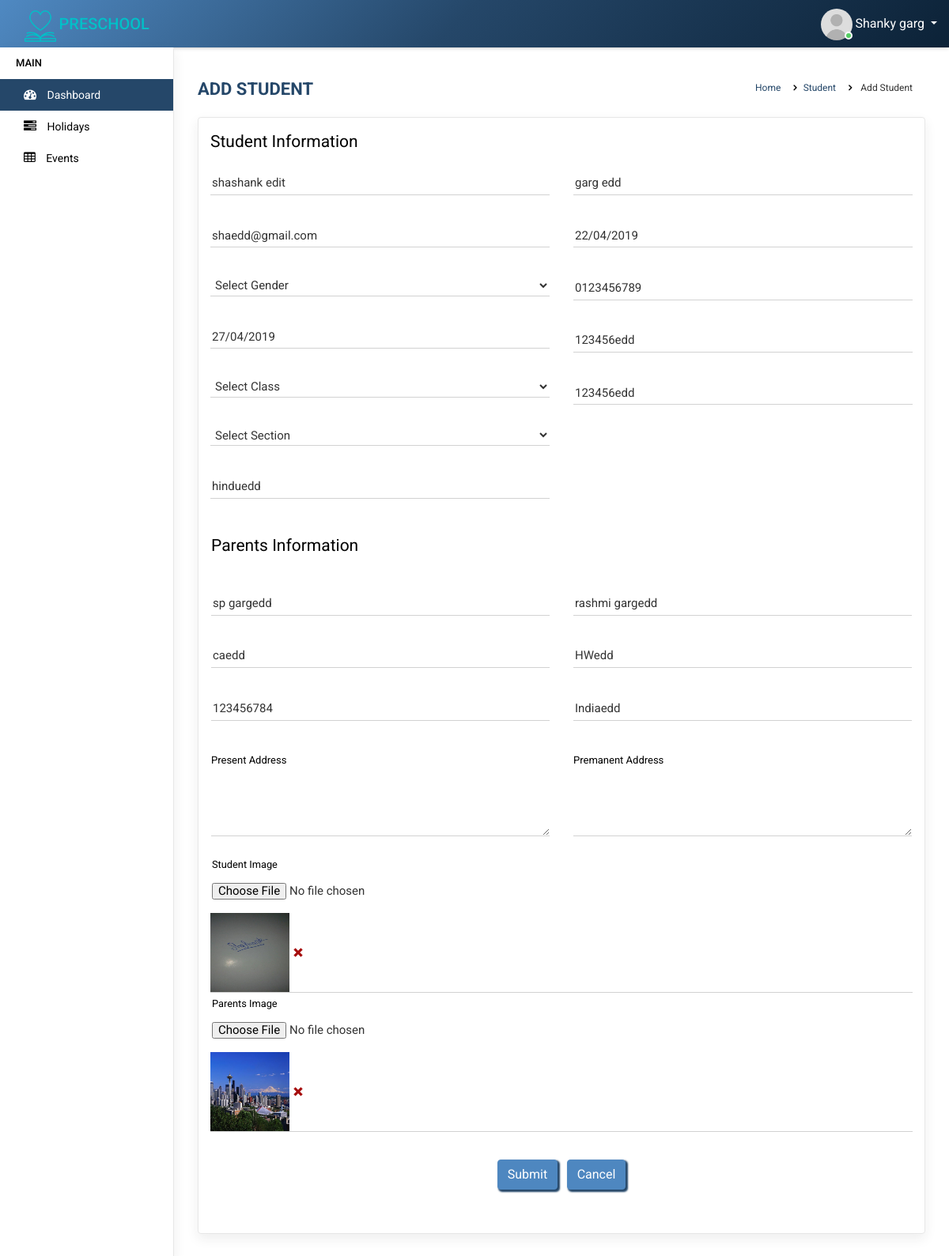
The page /add-student.php?studentId=1 (signed in) on the database as committed earlier.
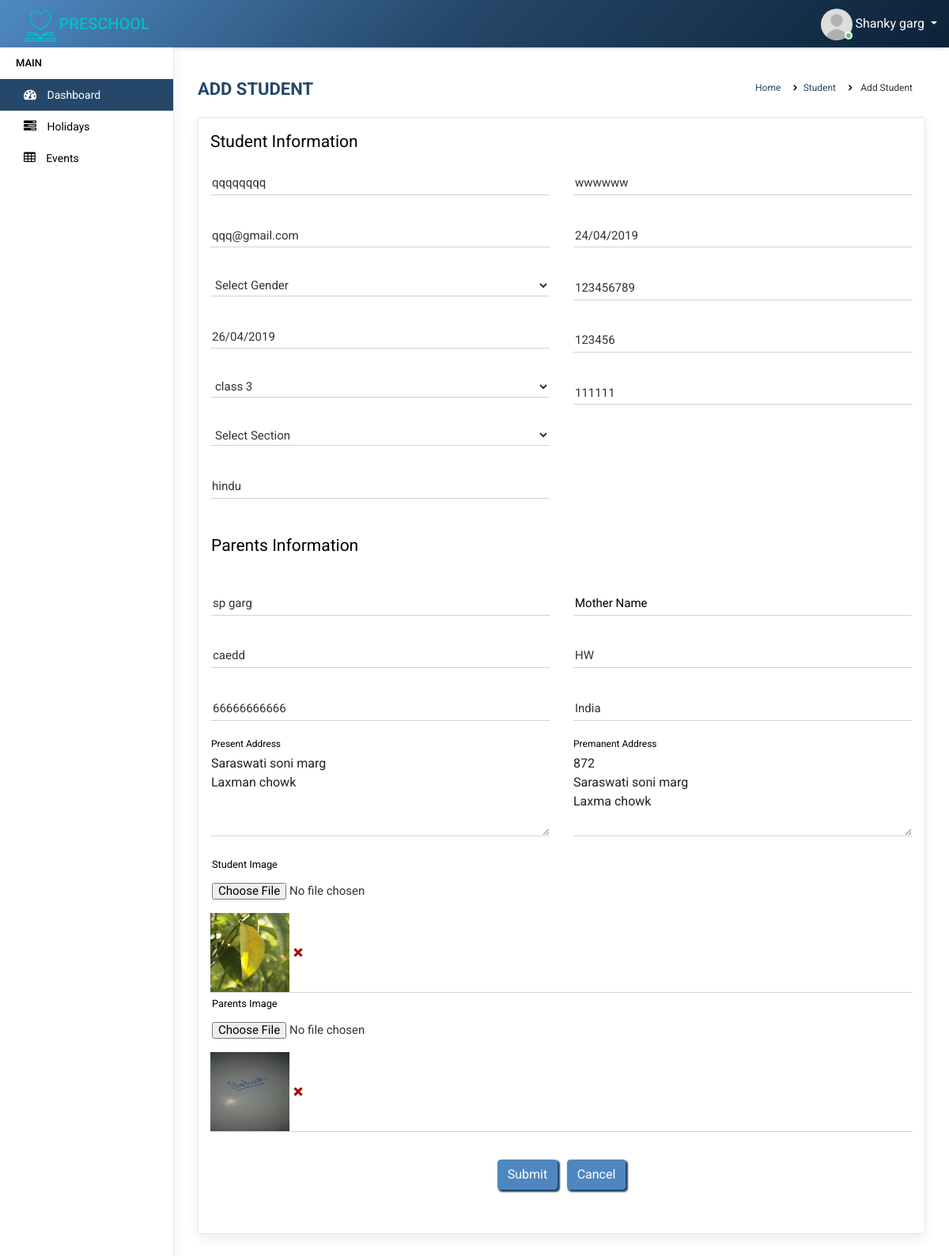
The same page on the database as committed later.
### tables this page shows
CREATE TABLE `students` (
  `id` int(11) NOT NULL AUTO_INCREMENT,
  `first_name` varchar(255) DEFAULT NULL,
  `last_name` varchar(200) DEFAULT NULL,
  `email_address` varchar(255) DEFAULT NULL,
  `gender` varchar(100) DEFAULT NULL,
  `dob` varchar(150) DEFAULT NULL,
  `class_id` int(11) DEFAULT NULL,
  `section_id` int(11) DEFAULT NULL,
  `religion` varchar(100) DEFAULT NULL,
  `date_of_joining` varchar(100) DEFAULT NULL,
  `mobile_number` varchar(200) DEFAULT NULL,
  `admission_no` varchar(200) DEFAULT NULL,
  `student_id` varchar(200) DEFAULT NULL,
  `fathers_name` varchar(255) DEFAULT NULL,
  `fathers_occupation` varchar(200) DEFAULT NULL,
  `parents_mobile_number` varchar(255) DEFAULT NULL,
  `present_address` text,
  `mothers_name` varchar(255) DEFAULT NULL,
  `mothers_occupation` varchar(200) DEFAULT NULL,
  `nationality` varchar(200) DEFAULT NULL,
  `permanent_address` text,
  `student_profile_image` text,
  `parents_profile_image` text,
  `createdDate` timestamp NOT NULL DEFAULT CURRENT_TIMESTAMP ON UPDATE CURRENT_TIMESTAMP,
  PRIMARY KEY (`id`)
);

CREATE TABLE `classes_name` (
  `id` int(11) NOT NULL AUTO_INCREMENT,
  `class_name` varchar(220) DEFAULT NULL,
  `createdDate` timestamp NOT NULL DEFAULT CURRENT_TIMESTAMP ON UPDATE CURRENT_TIMESTAMP,
  PRIMARY KEY (`id`)
);

### employee/class/dbclass.php (called while the page is built, shortened)
<?php
class MySQLCN {
    function MySQLCN() {
        $user = DB_USERNAME;
        $pass = DB_PASSWORD;
        $server = DB_SERVER;
        $dbase = DB_DATABASE;
        $conn = mysqli_connect($server, $user, $pass);
        $this->CONN = $conn;
        return true;
    }
    function select($sql = "") {
        $conn = $this->CONN;
        $results = @mysqli_query($conn, $sql);
        $count = 0;
        $data = array();
        while ($row = mysqli_fetch_array($results)) {
            foreach ($row as $key => $value) {
                if (!is_array($value)) {
                    $row[$key] = htmlspecialchars_decode($value, ENT_QUOTES);
                }
            }
            $data[$count] = $row;
            $count++;
        }
        return $data;
    }
}
?>

### employee/class/Student.php (called while the page is built, shortened)
<?php
class Student extends MySQLCN {
    function getStudentInfo($id) {
        $fetch = "SELECT * FROM `students` where students.id ='" . $id . "'";
        $fetch_data = $this->select($fetch);
        return $fetch_data;
    }
}
?>

### employee/class/CommonFunction.php (called while the page is built, shortened)
<?php
class CommonFunction extends MySQLCN {
    function getAllClassesName() {
        $fetch = "SELECT * FROM `classes_name` ";
        $fetch_classes = $this->select($fetch);
        return $fetch_classes;
    }
}

### add-student.php (the view, shortened to what the changed rows need)
<?php
require_once 'employee/class/dbclass.php';
require_once 'employee/class/Student.php';
require_once 'employee/class/CommonFunction.php';
$common_function=new CommonFunction();
$resultClasses = $common_function->getAllClassesName();
$student = new Student();
$studentId = (isset($_REQUEST['studentId'])) ? $_REQUEST['studentId'] : NULL;
if ($studentId != NULL) { $result = $student->getStudentInfo($studentId);
	if ($result == NULL) { $studentId = ''; } }?>
<?php
require_once 'includes/header.php';
?>
        <div class="page-wrapper">
            <div class="content container-fluid">
				<div class="page-content">
					<div class="row">
						<div class="col-lg-12 col-md-12 col-sm-12 col-12">
							<div class="card">
								<div class="card-body">
							<form id="addStudentForm" action="employee/process/processAddStudent.php" method="post" novalidate="novalidate" enctype="multipart/form-data" class="custom-mt-form">
									<div class="row">
										<div class="col-lg-6 col-md-6 col-sm-6 col-12">
												<div class="form-group custom-mt-form-group">
													<input type="text"  placeholder="First Name" name="first_name" value="<?php
                                        		if (isset($result[0]['first_name']))
                                            	echo htmlspecialchars($result[0]['first_name']);
                                        		?>"/>
												 	<i class="bar"></i>
												</div>
												<div class="form-group custom-mt-form-group">
													<input type="text"  name="email_address" placeholder="Email" value="<?php
                                        		if (isset($result[0]['email_address']))
                                            	echo htmlspecialchars($result[0]['email_address']);
                                        		?>"/>
													<i class="bar"></i>
												</div>
												<div class="form-group custom-mt-form-group">
													 <input class="datetimepicker" placeholder="Birth Date" type="text" name="dob" value="<?php
                                        		if (isset($result[0]['dob']))
                                            	echo htmlspecialchars($result[0]['dob']);
                                        		?>">
													<i class="bar"></i>
												</div>
												<div class="form-group custom-mt-form-group">
													<select id="class_id" name="class_id" onchange="getSections(this.value);">
													<option value='' >Select Class</option>
													<?php for ($i=0 ; $i < count($resultClasses); $i++) : ?>
														<option <?php if (isset($result[0]['class_id'])) { if ($result[0]['class_id']==$resultClasses[$i]['id']) { echo 'selected'; } } ?> value="<?php echo $resultClasses[$i][ 'id']; ?>"><?php echo $resultClasses[$i][ 'class_name']; ?></option>
													<?php endfor; ?>
													</select>
													<i class="bar"></i>
												</div>
												<div class="form-group custom-mt-form-group">
													<input type="text"  name="religion" placeholder="Religion" value="<?php
                                        		if (isset($result[0]['religion']))
                                            	echo htmlspecialchars($result[0]['religion']);
                                        		?>"/>
													<i class="bar"></i>
												</div>
										</div>
										<div class="col-lg-6 col-md-6 col-sm-6 col-12">
												<div class="form-group custom-mt-form-group">
													<input type="text"  name="last_name" placeholder="Lastname" value="<?php
                                        		if (isset($result[0]['last_name']))
                                            	echo htmlspecialchars($result[0]['last_name']);
                                        		?>">
													<i class="bar"></i>
												</div>
												<div class="form-group custom-mt-form-group">
													 <input class="form-control floating datetimepicker" placeholder="Joining Date" type="text" name="date_of_joining" value="<?php
                                        		if (isset($result[0]['date_of_joining']))
                                            	echo htmlspecialchars($result[0]['date_of_joining']);
                                        		?>">
													<i class="bar"></i>
												</div>
												<div class="form-group custom-mt-form-group">
													<input type="number" name="mobile_number" placeholder="Mobile number" value="<?php
                                        		if (isset($result[0]['mobile_number']))
                                            	echo htmlspecialchars($result[0]['mobile_number']);
                                        		?>" />
													<i class="bar"></i>
												</div>
												<div class="form-group custom-mt-form-group">
													<input type="text"  name="admission_no" placeholder="Admission No" value="<?php
                                        		if (isset($result[0]['admission_no']))
                                            	echo htmlspecialchars($result[0]['admission_no']);
                                        		?>"/>
													<i class="bar"></i>
												</div>
												<div class="form-group custom-mt-form-group">
													<input type="text"  name="student_id" placeholder="ID" value="<?php
                                        		if (isset($result[0]['student_id']))
                                            	echo htmlspecialchars($result[0]['student_id']);
                                        		?>"/>
													<i class="bar"></i>
												</div>
										</div>
										<div class="card-body w-100 p-3">
											<div class="row">
												<div class="col-lg-6 col-md-6 col-sm-6 col-12">
														<div class="form-group custom-mt-form-group">
														<input type="text" name="fathers_name" placeholder="Father Name" value="<?php
                                        		if (isset($result[0]['fathers_name']))
                                            	echo htmlspecialchars($result[0]['fathers_name']);
                                        		?>"/>
															<i class="bar"></i>
														</div>
														<div class="form-group custom-mt-form-group">
															<input type="text" name="fathers_occupation" placeholder="Father Occupation" value="<?php
                                        		if (isset($result[0]['fathers_occupation']))
                                            	echo htmlspecialchars($result[0]['fathers_occupation']);
                                        		?>"/>
															<i class="bar"></i>
														</div>
														<div class="form-group custom-mt-form-group">
															<input type="number"  name="parents_mobile_number" placeholder="Mobile number" value="<?php
                                        		if (isset($result[0]['parents_mobile_number']))
                                            	echo htmlspecialchars($result[0]['parents_mobile_number']);
                                        		?>"/>
															<i class="bar"></i>
														</div>
														<div class="form-group">
															<textarea id="message" class="form__field" placeholder="Present Address" rows="4" name="present_address"><?php if (isset($result[0][ 'present_address'])) echo $result[0][ 'present_address']; ?></textarea>
															<label for="message" class="form-label">Present Address</label>
														</div>
												</div>
												<div class="col-lg-6 col-md-6 col-sm-6 col-12">
														<div class="form-group custom-mt-form-group">
															<input type="text"  name="mothers_name" placeholder="Mother Name" value="<?php
                                        		if (isset($result[0]['mothers_name']))
                                            	echo htmlspecialchars($result[0]['mothers_name']);
                                        		?>"/>
														<i class="bar"></i>
														</div>
														<div class="form-group custom-mt-form-group">
															<input type="text"  name="mothers_occupation" placeholder="Mother Occupation" value="<?php
                                        		if (isset($result[0]['mothers_occupation']))
                                            	echo htmlspecialchars($result[0]['mothers_occupation']);
                                        		?>"/>
															<i class="bar"></i>
														</div>
														<div class="form-group custom-mt-form-group">
															<input type="text"  name="nationality" placeholder="Nationality" value="<?php
                                        		if (isset($result[0]['nationality']))
                                            	echo htmlspecialchars($result[0]['nationality']);
                                        		?>"/>
															<i class="bar"></i>
														</div>
														<div class="form-group">
															<textarea id="message" class="form__field" placeholder="Premanent Address" rows="4" name="permanent_address"><?php if (isset($result[0][ 'permanent_address'])) echo $result[0][ 'permanent_address']; ?></textarea>
															<label for="message" class="form-label">Premanent Address</label>
														</div>
												</div>
											</div>
										</div>
										<div class="col-lg-12 col-md-12 col-sm-12 col-12">
												<div class="form-group custom-mt-form-group">
											<?php if (!empty($result[0]['student_profile_image'])): ?>
                                            <span id="student_profile_image_div">
                                            <img src="<?php if (isset($result[0]['student_profile_image'])) echo PROFILE_PIC_IMAGE_PATH . $result[0]['student_profile_image']; ?>" height="100" width="100"/>
                                            <span class="del_slider_img">
                                                <img src="<?php echo BASE_ROOT; ?>assets/img/cancel.png" style="cursor:pointer"/>
                                            </span>
                                        </span>
                                    <?php endif; ?>
												</div>
										</div>
										<div class="col-lg-12 col-md-12 col-sm-12 col-12">
												<div class="form-group custom-mt-form-group">
											<?php if (!empty($result[0]['parents_profile_image'])): ?>
                                            <span id="parents_profile_image_div">
                                            <img src="<?php if (isset($result[0]['parents_profile_image'])) echo PROFILE_PIC_IMAGE_PATH . $result[0]['parents_profile_image']; ?>" height="100" width="100"/>
                                            <span class="del_slider_img_parents">
                                                <img src="<?php echo BASE_ROOT; ?>assets/img/cancel.png" style="cursor:pointer"/>
                                            </span>
                                        </span>
                                    <?php endif; ?>
												</div>
										</div>
									</div>
									</form>
								</div>
							</div>
						</div>
					</div>
				</div>
            </div>
            </div>
            <?php require_once 'includes/footer.php'; ?>

Rows that differ between the two databases and show on the page:
changed students "caedd": first_name "shashank edit" → "qqqqqqqq"; email_address "shaedd@gmail.com" → "qqq@gmail.com"; dob "27/04/2019" → "26/04/2019"; class_id (not shown) → "class 3"; religion "hinduedd" → "hindu"; last_name "garg edd" → "wwwwww"; date_of_joining "22/04/2019" → "24/04/2019"; mobile_number "0123456789" → "123456789"; admission_no "123456edd" → "123456"; student_id "123456edd" → "111111"; fathers_name "sp gargedd" → "sp garg"; parents_mobile_number "123456784" → "66666666666"; present_address (not shown) → "Saraswati soni marg Laxman chowk"; mothers_occupation "HWedd" → "HW"; nationality "Indiaedd" → "India"; permanent_address (not shown) → "872 Saraswati soni marg Laxma chowk"; student_profile_image: a different picture; parents_profile_image: a different picture; mothers_name "rashmi gargedd" → (not shown)
Other text that changed with them:
form field class_id: "Select Class" → (not shown)
